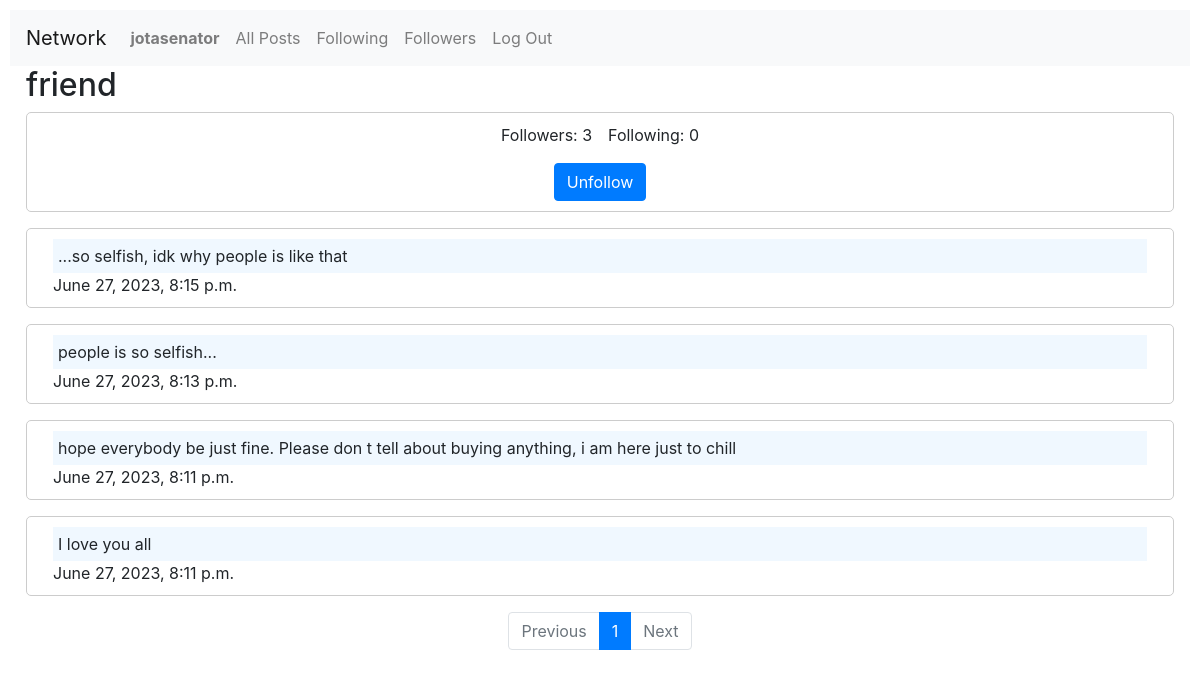
Screenshot of /profile/friend (signed in) with the database file from the repository.
### network/models.py (models this page shows)
class User(AbstractUser):
    pass

class Post(models.Model):
    user = models.ForeignKey(
        User, on_delete=models.CASCADE, default=None, related_name="post"
    )
    created_at = models.DateTimeField(default=timezone.now)
    text = models.TextField(default="")

### network/views.py (the view)
# urls.py: path("profile/<str:username>", views.profile, name="profile"),
def profile(request, username):
    profile_user = User.objects.get(username=username)
    followers = profile_user.following.count()
    followings = profile_user.followers.count()
    posts = Post.objects.filter(user=profile_user).order_by("-created_at")
    is_following = False
    if request.user.is_authenticated:
        profile, created = Profile.objects.get_or_create(user=request.user)
        is_following = profile.following.filter(id=profile_user.id).exists()
    paginator = Paginator(posts, 10)
    page_number = request.GET.get("page")
    page_obj = paginator.get_page(page_number)
    return render(
        request,
        "network/profile.html",
        {
            "profile_user": profile_user,
            "followers": followers,
            "followings": followings,
            "page_obj": page_obj,
            "is_following": is_following,
        },
    )

### network/templates/network/profile.html (shortened to what this page needs)
{% extends "network/layout.html" %}
{% block body %}
<h2 class="ml-3">{{profile_user.username}}</h2>
<div>
    <div class="new-post">
        <div class="d-flex align-items-center flex-column">
            <div class="d-flex">
                <p class="mr-3">Followers: {{followers}}</p>
                <p>Following: {{followings}} </p>
            </div>
            {% if user.is_authenticated and user.username != profile_user.username %}
            <div class="mt-3">
                {% if is_following %}
                <form method="post" action="{% url 'unfollow' profile_user.username %}">
                    <input type="submit" class="btn btn-primary" value="Unfollow" />
                </form>
                {% else %}
                <form method="post" action="{% url 'follow' profile_user.username %}">
                    {% csrf_token %}
                    <input type="submit" class="btn btn-primary" value="Follow" />
                </form>
                {% endif %}
            </div>
            {% endif %}
        </div>
    </div>
    {% for post in page_obj%}
    <div class="card-body new-post mt-3">
        <p class="card-text ml-3 mr-3 text">{{post.text}}</p>
        <p class="card-text ml-3">{{post.created_at}}</p>
    </div>
    {% endfor %}
    {% include 'network/pagination.html' %}
</div>
{% endblock %}

### network/templates/network/layout.html (shortened to what this page needs)
{% load static %}
<!DOCTYPE html>
<html lang="en">
<head>
    <link rel="stylesheet" href="https://stackpath.bootstrapcdn.com/bootstrap/4.4.1/css/bootstrap.min.css"
>
    <link href="{% static 'network/styles.css' %}" rel="stylesheet">
</head>
<body>
    <nav class="navbar navbar-expand-lg navbar-light bg-light">
        <a class="navbar-brand" href="#">Network</a>
        <div>
            <ul class="navbar-nav mr-auto">
                {% if user.is_authenticated %}
                <li class="nav-item">
                    <a class="nav-link" href="{% url 'profile' user.username %}">
                        <strong>{{ user.username }}</strong>
                    </a>
                </li>
                {% endif %}
                <li class="nav-item">
                    <a class="nav-link" href="{% url 'index' %}">All Posts</a>
                </li>
                {% if user.is_authenticated %}
                <li class="nav-item">
                    <a class="nav-link" href="{% url 'following' %}">Following</a>
                </li>
                <li class="nav-item">
                    <a class="nav-link" href="{% url 'followers' %}">Followers</a>
                </li>
                <li class="nav-item">
                    <a class="nav-link" href="{% url 'logout' %}">Log Out</a>
                </li>
                {% endif %}
            </ul>
        </div>
    </nav>
    <div class="body">
        {% block body %}
        {% endblock %}
    </div>
</body>
</html>

### network/static/network/styles.css (style rules this page uses)
:root { --blue-main-color: #007bff; }
body { padding: 10px; }
.new-post { border: 1px solid #ccc; padding: 10px; margin: 0 1rem; border-radius: 5px; }
p { margin-bottom: 0; }
.card-text.text { background-color: aliceblue; padding: 5px 5px; }

### rows the page displays
User: username "jotasenator"
User: username "friend"
Post: text "...so selfish, idk why people is like that", created_at "June 27, 2023, 8:15 p.m."
Post: text "people is so selfish...", created_at "June 27, 2023, 8:13 p.m."
Post: text "hope everybody be just fine. Please don t tell about buying anything, i am here just to chill", created_at "June 27, 2023, 8:11 p.m."
Post: text "I love you all", created_at "June 27, 2023, 8:11 p.m."

### other values shown
{{ followers }} "3"
{{ followings }} "0"
{{ i }} "1"
